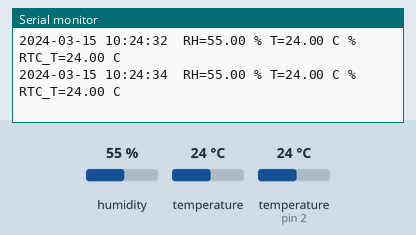
Recording of a sketch running on a simulated Arduino Uno, built with avr-gcc and run on an emulated ATmega328P. On the bench: the last lines printed to the serial monitor. The inputs (shaded band) are chosen by the test bench; at power-on: humidity 55 %, temperature 24 °C, temperature (sensor on pin 2) 24 °C. The local clock reads 2024-03-15 10:24:30 at power-on unless the sketch sets it.

Above: at 4.8 s.
4.9 s: humidity set to 22 %
At 7.3 s:
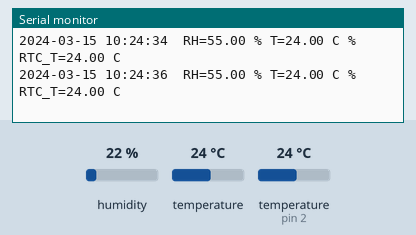
7.9 s: temperature (sensor 0) set to 12 °C
At 9.3 s:
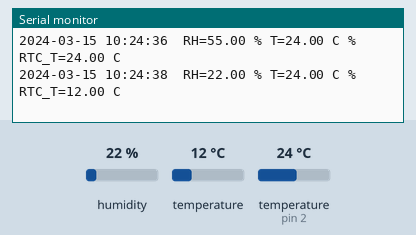
10.9 s: temperature (sensor on pin 2) set to 12 °C
At 13.4 s:
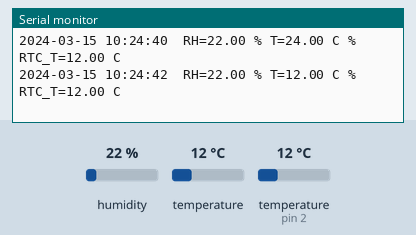
13.9 s: temperature (sensor 0) set to 19 °C
At 14.3 s:
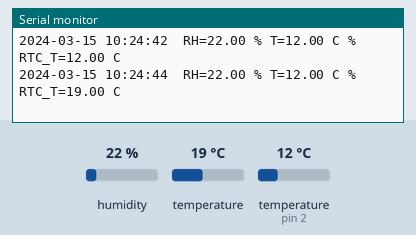
16.9 s: humidity set to 40 %
At 19.4 s:
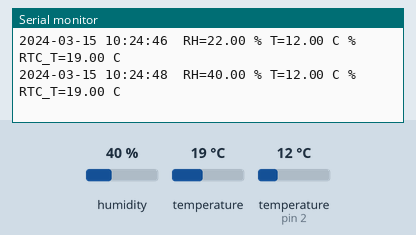
Timing chart, 0 to 20.9 s (numbered marks = the images above; inputs shaded):
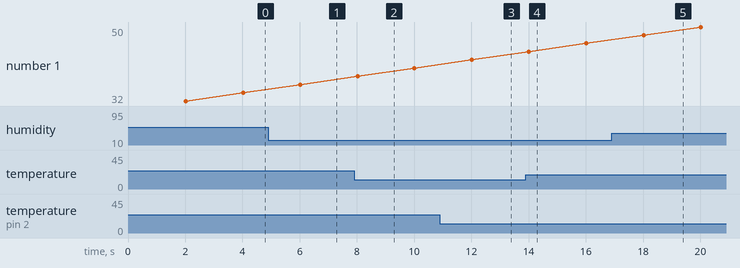

The sketch:

dht_duino.ino
```cpp
/* dht_duino

Write time, humidity, and temperature to Serial

COMPONENTS

 * DHT Digital Humidity & Temperature Sensor (DHT library)

   How to use the DHT-22 sensor with Arduino Uno
   Temperature and humidity sensor
   More info: http://www.ardumotive.com/how-to-use-dht-22-sensor-en.html
   Dev: Michalis Vasilakis // Date: 1/7/2015 // www.ardumotive.com

 * DS3231 real-time-clock (RtcDS3231 library)
      CONNECTIONS:
      DS3231 SDA --> SDA
      DS3231 SCL --> SCL
      DS3231 VCC --> 3.3v or 5v
      DS3231 GND --> GND
 */

//Libraries
#include <DHT.h>
#include <Wire.h> // must be included here so that Arduino library object file references work
#include <RtcDS3231.h>

//Constants
#define DHTPIN 2     // for DHT22
#define DHTTYPE DHT22   // DHT 22  (AM2302)
#define LOOP_DELAY_MS 20
#define UPDATE_INTERVAL_MS 2000
#define countof(a) (sizeof(a) / sizeof(a[0]))

// Create
DHT dht(DHTPIN, DHTTYPE); //// Initialize DHT sensor for normal 16mhz Arduino
RtcDS3231<TwoWire> Rtc(Wire);


//Variables
int chk;
float hum;  //Stores humidity value
float temp; //Stores temperature value
unsigned long reference_time;
RtcDateTime compiled;
RtcDateTime rtc_now;
RtcTemperature rtc_temp;

void setup()
{
    Serial.begin(115200);
    Serial.println("======================================");

    Serial.print("compiled: ");
    Serial.print(__DATE__);
    Serial.print(" ");
    Serial.println(__TIME__);

    //--------RTC SETUP ------------
    Rtc.Begin();
    compiled = RtcDateTime(__DATE__, __TIME__);
    check_RTC_setup();
    rtc_now = Rtc.GetDateTime();

    check_RTC_update();
    rtc_now = Rtc.GetDateTime();

    // never assume the Rtc was last configured by you, so
    // just clear them to your needed state
    Rtc.Enable32kHzPin(false);
    Rtc.SetSquareWavePin(DS3231SquareWavePin_ModeNone);

    //--------DHT22 SETUP ------------
    dht.begin();
    reference_time = 0;
}

void loop()
{
    char iso8601_datestring[20];

    check_RTC_loop();

    if (millis()-reference_time > UPDATE_INTERVAL_MS) {
      reference_time += UPDATE_INTERVAL_MS;
      //Read data and store it to variables hum and temp
      hum = dht.readHumidity();         // DHT22 relative humidity, %
      temp= dht.readTemperature();      // DHT22 temperature, C
      rtc_now = Rtc.GetDateTime();      // DS3231 time
      rtc_temp = Rtc.GetTemperature();  // DS3231 temperature

      snprintf_P(
        iso8601_datestring,
        countof(iso8601_datestring),
        PSTR("%04u-%02u-%02u %02u:%02u:%02u"),
        rtc_now.Year(),
        rtc_now.Month(),
        rtc_now.Day(),
        rtc_now.Hour(),
        rtc_now.Minute(),
        rtc_now.Second()
      );

      //Print temp and humidity values to serial monitor
      Serial.print(iso8601_datestring);
      Serial.print("  RH=");
      Serial.print(hum);
      Serial.print(" % T=");
      Serial.print(temp);
      Serial.print(" C");
      Serial.print(" % RTC_T=");
      Serial.print(rtc_temp.AsFloatDegC());
      Serial.println(" C");
    }
    delay(LOOP_DELAY_MS);
}

void check_RTC_setup() {
    if (!Rtc.IsDateTimeValid()) {
        if (Rtc.LastError() != 0)
        {
            // we have a communications error
            // see https://www.arduino.cc/en/Reference/WireEndTransmission for
            // what the number means
            Serial.print("RTC communications error = ");
            Serial.println(Rtc.LastError());
        }
        else
        {
            // Common Causes:
            //    1) first time you ran and the device wasn't running yet
            //    2) the battery on the device is low or even missing

            Serial.println("RTC lost confidence in the DateTime!");

            // following line sets the RTC to the date & time this sketch was compiled
            // it will also reset the valid flag internally unless the Rtc device is
            // having an issue

            Rtc.SetDateTime(compiled);
        }
    }

    if (!Rtc.GetIsRunning())
    {
        Serial.println("RTC was not actively running, starting now");
        Rtc.SetIsRunning(true);
    }
}

void check_RTC_update() {
    if (rtc_now < compiled)
    {
        Serial.println("RTC is older than compile time!  (Updating DateTime)");
        Rtc.SetDateTime(compiled);
    }
    else if (rtc_now > compiled)
    {
        Serial.println("RTC is newer than compile time. (this is expected)");
    }
    else if (rtc_now == compiled)
    {
        Serial.println("RTC is the same as compile time! (not expected but all is fine)");
    }
}

void check_RTC_loop() {
    if (!Rtc.IsDateTimeValid())
    {
        if (Rtc.LastError() != 0)
        {
            // we have a communications error
            // see https://www.arduino.cc/en/Reference/WireEndTransmission for
            // what the number means
            Serial.print("RTC communications error = ");
            Serial.println(Rtc.LastError());
        }
        else
        {
            // Common Causes:
            //    1) the battery on the device is low or even missing and the power line was disconnected
            Serial.println("RTC lost confidence in the DateTime!");
        }
    }
}
```

Measured:
- after the input at 7.9 s, the serial monitor: prints a new line after 0.13 s (image 2)
- after the input at 10.9 s, the serial monitor: prints a new line after 1.1 s (image 3)
- after the input at 13.9 s, the serial monitor: prints a new line after 0.11 s (image 4)
- after the input at 16.9 s, the serial monitor: prints a new line after 1.1 s (image 5)
